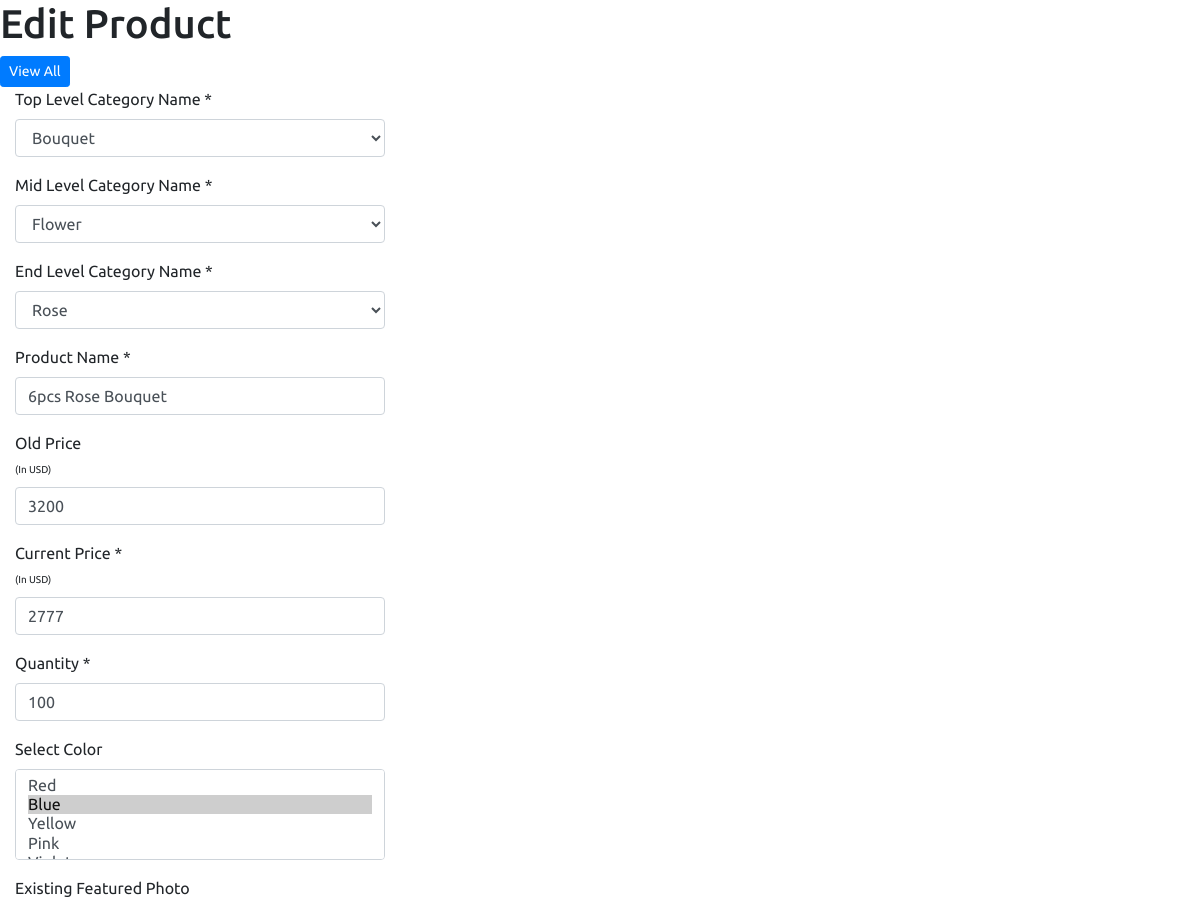
Before: /admin/product/product-edit.php?id=60 (upper part) with the older database file.
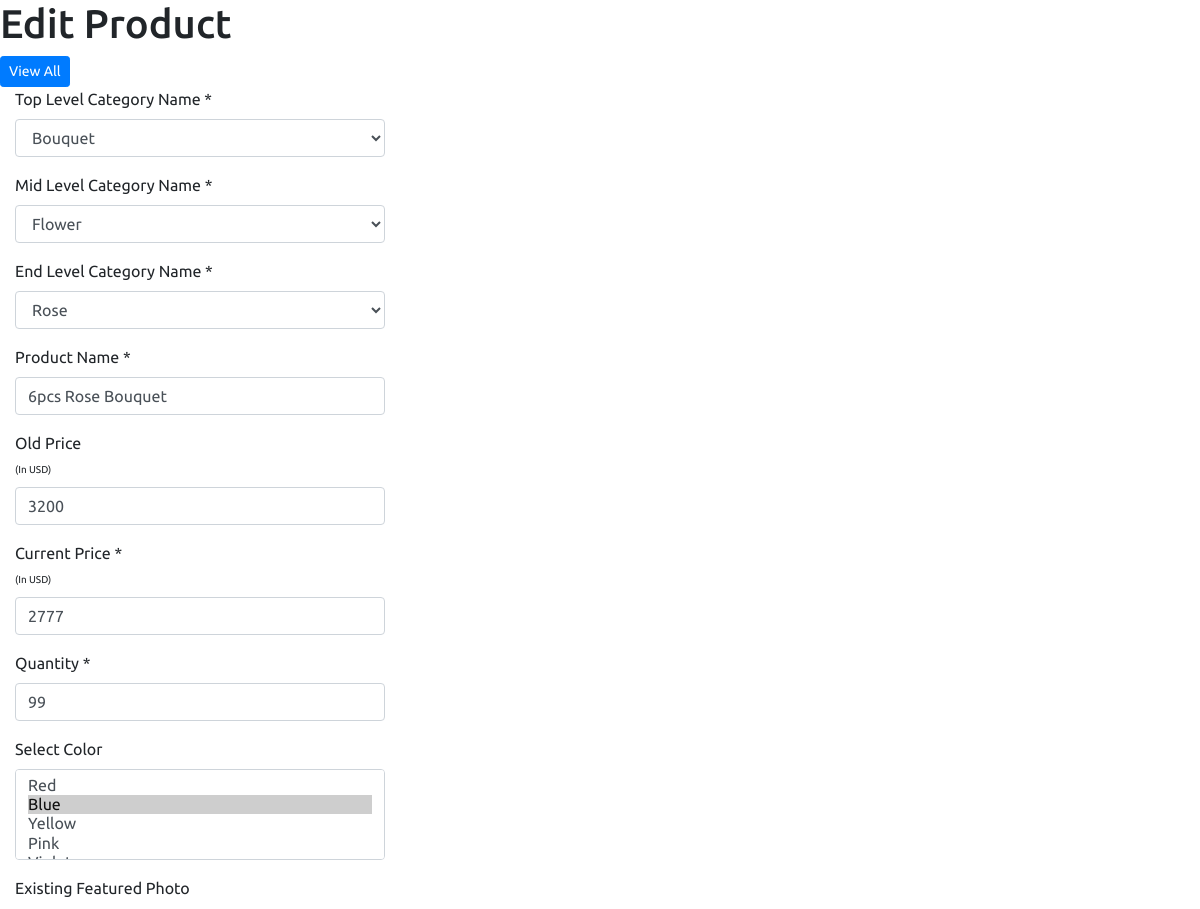
After: the same page with the newer database file.
### tables this page shows
CREATE TABLE `product` (
  `p_id` int(11) NOT NULL,
  `name` varchar(255) NOT NULL,
  `old_price` varchar(10) NOT NULL,
  `current_price` varchar(10) NOT NULL,
  `quantity` int(10) NOT NULL,
  `featured_photo` varchar(255) NOT NULL,
  `description` text NOT NULL,
  `short_description` text NOT NULL,
  `feature` text NOT NULL,
  `other_photo` text NOT NULL,
  `condition` text NOT NULL,
  `is_featured` int(1) NOT NULL,
  `is_active` int(1) NOT NULL,
  `ecat_id` int(11) NOT NULL
);

CREATE TABLE `end_category` (
  `ecat_id` int(11) NOT NULL,
  `ecat_name` varchar(255) NOT NULL,
  `mcat_id` int(11) NOT NULL
);

### admin/product/product-edit.php (the view, shortened to what the changed rows need)
<?php
require_once('../header.php');
?>
<section class="content-header">
	<div class="content-header-left">
		<h1>Edit Product</h1>
	</div>
</section>
<?php
$statement = $pdo->prepare("SELECT * FROM product WHERE p_id=?");
$statement->execute(array($_REQUEST['id']));
$result = $statement->fetchAll(PDO::FETCH_ASSOC);
foreach ($result as $row) {
	$name = $row['name'];
	$old_price = $row['old_price'];
	$current_price = $row['current_price'];
	$quantity = $row['quantity'];
	$ecat_id = $row['ecat_id'];
}
$statement = $pdo->prepare("SELECT *
                        FROM end_category t1
                        JOIN mid_category t2
                        ON t1.mcat_id = t2.mcat_id
                        JOIN top_category t3
                        ON t2.tcat_id = t3.tcat_id
                        WHERE t1.ecat_id=?");
$statement->execute(array($ecat_id));
$result = $statement->fetchAll(PDO::FETCH_ASSOC);
foreach ($result as $row) {
    $mcat_id = $row['mcat_id'];
}
?>
<section class="content">
	<div class="row">
		<div class="col-md-12">
			<form class="form-horizontal" action="" method="post" enctype="multipart/form-data">
				<div class="box box-info">
					<div class="box-body">
						<div class="form-group">
							<div class="col-sm-4">
								<select name="ecat_id" class="form-control select2 end-cat">
		                            <?php
		                            $statement = $pdo->prepare("SELECT * FROM end_category WHERE mcat_id = ? ORDER BY ecat_name ASC");
		                            $statement->execute(array($mcat_id));
		                            $result = $statement->fetchAll(PDO::FETCH_ASSOC);
		                            foreach ($result as $row) {
		                                ?>
		                                <option value="<?php echo $row['ecat_id']; ?>" <?php if($row['ecat_id'] == $ecat_id){echo 'selected';} ?>><?php echo $row['ecat_name']; ?></option>
		                                <?php
		                            }
		                            ?>
		                        </select>
							</div>
						</div>
						<div class="form-group">
							<div class="col-sm-4">
								<input type="text" name="name" class="form-control" value="<?php echo $name; ?>">
							</div>
						</div>
						<div class="form-group">
							<div class="col-sm-4">
								<input type="text" name="old_price" class="form-control" value="<?php echo $old_price; ?>">
							</div>
						</div>
						<div class="form-group">
							<div class="col-sm-4">
								<input type="text" name="current_price" class="form-control" value="<?php echo $current_price; ?>">
							</div>
						</div>
						<div class="form-group">
							<div class="col-sm-4">
								<input type="text" name="quantity" class="form-control" value="<?php echo $quantity; ?>">
							</div>
						</div>
						</div>
						</div>
					</div>
				</div>
</section>

Changed rows visible on the page:
changed product "6pcs Rose Bouquet": quantity "100" → "99"
